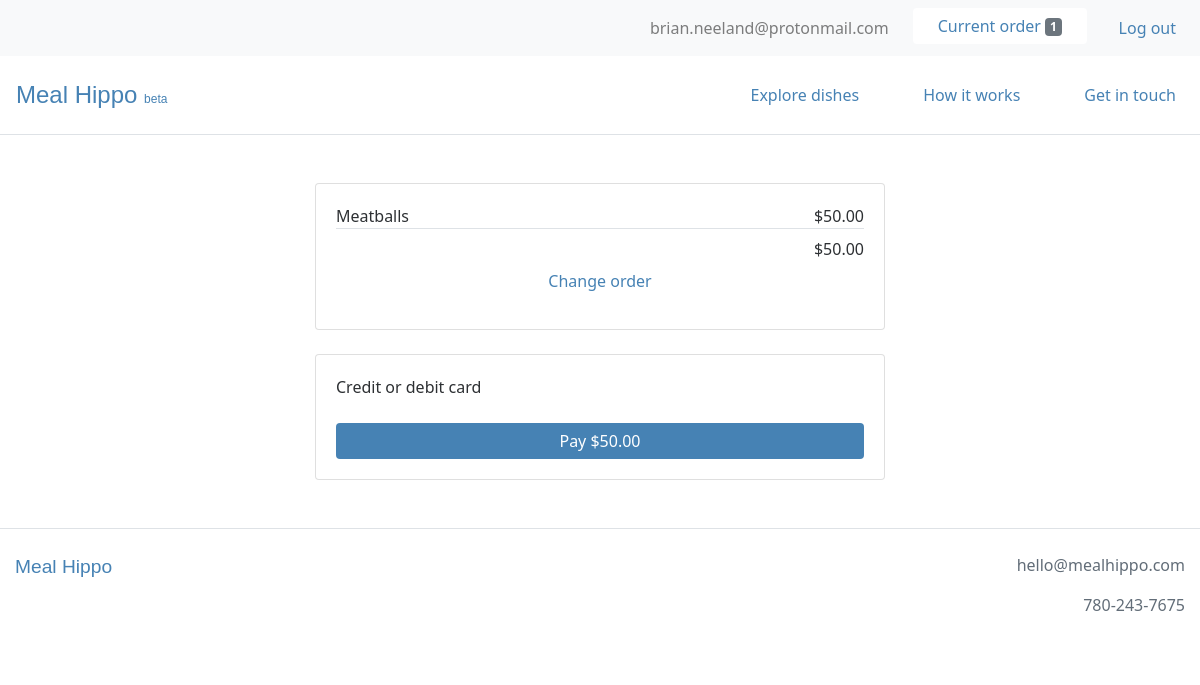
The app's page /order/payment (signed in) with its own data.
### users/models.py (models this page shows, shortened)
class CustomUser(AbstractBaseUser):
    email = models.EmailField(unique=True)
    is_active = models.BooleanField(default=True)
    is_admin = models.BooleanField(default=False)
    objects = CustomUserManager()
    USERNAME_FIELD = 'email'
    REQUIRED_FIELDS = []

### webplatform/models.py (models this page shows, shortened)
class Order(models.Model):
    user = models.ForeignKey(settings.AUTH_USER_MODEL, on_delete=models.CASCADE)
    items = models.ManyToManyField(OrderItem)
    delivery_date = models.DateField(null=True, default=timezone.now)
    delivery_time = models.TimeField(null=True, default=timezone.now)
    is_completed = models.BooleanField(default=False)
    payment = models.ForeignKey(Payment, on_delete=models.SET_NULL, blank=True, null=True)
    created_at = models.DateTimeField(auto_now_add=True)
    modified_at = models.DateTimeField(auto_now=True)
    def get_total_order_price(self):
        total_order_price = 0
        for item in self.items.all():
            total_order_price += item.get_total_item_price()
        return total_order_price

class OrderItem(models.Model):
    user = models.ForeignKey(settings.AUTH_USER_MODEL, on_delete=models.CASCADE)
    item = models.ForeignKey(Item, on_delete=models.CASCADE)
    quantity = models.IntegerField(default=1)
    is_completed = models.BooleanField(default=False)
    def get_total_item_price(self):
        return self.quantity * self.item.price

class Item(models.Model):
    supplier = models.ForeignKey(Supplier, on_delete=models.CASCADE)
    name = models.CharField(max_length=100)
    description = models.TextField()
    price = models.FloatField()
    is_active = models.BooleanField()
    created_at = models.DateTimeField(auto_now_add=True)
    modified_at = models.DateTimeField(auto_now=True)

### webplatform/views.py (the view, shortened to what this page needs)
# urls.py: path('order/payment', views.OrderPaymentView.as_view(), name='order_payment_view'),
class OrderPaymentView(LoginRequiredMixin, View):
    def get(self, *args, **kwargs):
        order = models.Order.objects.get(user=self.request.user, is_completed=False)
        order_items = order.items.all()
        context = {
            'order': order,
            'order_items': order_items,
        }
        return render(self.request, 'webplatform/order_payment_view.html', context)

### webplatform/templatetags/cart_templatetags.py (called while the page is built)
@register.filter
def cart_item_count(user):
    if user.is_authenticated:
        queryset = models.Order.objects.filter(user=user, is_completed=False)
        if queryset.exists():
            return queryset[0].items.count()
    return 0

### webplatform/templates/webplatform/order_payment_view.html (shortened to what this page needs)
{% extends 'base.html' %}
{% load static %}
{% load crispy_forms_tags %}
{% load humanize %}
{% block content %}
<div class="container-fluid my-5">
  <div class="row">
    <div class="col-lg-6 offset-lg-3 col-md-8 offset-md-2 col-12">
      <div class="card">
        <div class="card-body">
          <div class="container">
            {% for order_item in order_items %}
              <div class="row">
                <div class="col text-left px-0">
                  {{ order_item.item.name }}
                </div>
                <div class="col text-right px-0">
                  ${{ order_item.get_total_item_price|floatformat:2|intcomma }}
                </div>
              </div>
            {% endfor %}
          </div>
          <div class="container">
            <div class="row border-top py-2">
              <div class="col text-right px-0">
                ${{ order.get_total_order_price|floatformat:2|intcomma }}
              </div>
            </div>
          </div>
          <p class="text-center"><a href="{% url 'webplatform:order_items_view' %}">Change order</a></p>
        </div>
      </div>
      <div class="card mt-4">
        <div class="card-body">
          <form action="" method="post" id="payment-form">
            <div class="mb-3">
            	<label for="card-element">
            		Credit or debit card
            	</label>
            </div>
            <button class="btn btn-primary w-100">Pay ${{ order.get_total_order_price|floatformat:2|intcomma }}</button>
          </form>
        </div>
      </div>
    </div>
  </div>
</div>
{% endblock %}

### templates/base.html (shortened to what this page needs)
{% load static %}
{% load cart_templatetags %}
<!DOCTYPE html>
<html lang="en" dir="ltr">
  <head>
    <link rel="stylesheet" href="https://stackpath.bootstrapcdn.com/bootstrap/4.4.1/css/bootstrap.min.css">
    <link rel="stylesheet" type="text/css" href="{% static 'style.css' %}">
  </head>
  <body>
    {% if user.is_authenticated %}
      <nav class="navbar navbar-expand-md navbar-light bg-light">
          <ul class="navbar-nav ml-md-auto mx-md-0 mx-auto text-md-left text-center">
            <li class="nav-item ml-4">
              <span class="navbar-text">
                {{ request.user.email }}
              </span>
            </li>
            <li class="nav-item ml-4">
              <a href="{% url 'webplatform:order_items_view' %}">
                <button type="button" class="btn btn-light bg-white">
                  Current order <span class="badge badge-secondary">{{ request.user|cart_item_count }}</span>
                </button>
              </a>
            </li>
            <li class="nav-item ml-4">
              <a class="nav-link" href="{% url 'logout' %}">Log out</a>
            </li>
          </ul>
      </nav>
    {% endif %}
    <nav class="navbar navbar-expand-md navbar-light py-3 border-bottom">
      <a class="navbar-brand" href="{% url 'webplatform:home_view' %}">Meal&nbsp;Hippo <small style="font-size: 0.5em;">beta</small></a>
      <div class="collapse navbar-collapse" id="navbarText">
        <ul class="navbar-nav ml-auto">
          <li class="nav-item ml-5">
            <a class="nav-link" href="{% url 'webplatform:order_items_view' %}">Explore dishes</a>
          </li>
          <li class="nav-item ml-5">
            <a class="nav-link" href="{% url 'webplatform:support_view' %}">How it works</a>
          </li>
          <li class="nav-item ml-5">
            <a class="nav-link" href="{% url 'webplatform:contact_view' %}">Get in touch</a>
          </li>
        </ul>
      </div>
    </nav>
    {% block content %}
    {% endblock %}
    <footer>
      <div class="container-fluid text-center py-4 mb-5 border-top">
        <div class="row">
          <div class="col-sm text-sm-left mb-4">
            <span class="logo">
              <a href="{% url 'webplatform:home_view' %}">Meal&nbsp;Hippo</a>
            </span>
          </div>
          <div class="col-sm text-sm-right">
            <p>hello@mealhippo.com</p>
            <p>780-243-7675</p>
          </div>
        </div>
      </div>
    </footer>
  </body>
</html>

### static/style.css (style rules this page uses)
body { color: #2D3033; font-family: "Lucida Grande", "Lucida Sans Unicode", "Lucida Sans", "Segoe UI", Geneva, Frutiger, Verdana, "Helvetica Neue", Arial, sans-serif; font-size: 16px; }
p { color: #626d78; }
a, .btn-link { color: steelblue; }
.navbar-light .navbar-brand, .logo a { color: steelblue; font-size: 1.5em; font-family: "Arial Rounded MT Bold", "Helvetica Rounded", Arial, sans-serif; }
.logo a { font-size: 1.2em; }
.navbar-nav .nav-item a.nav-link { color: steelblue; }
.btn-primary { background: steelblue; border: none; padding-left: 25px; padding-right: 25px; }
.btn-light { color: steelblue; border: none; padding-left: 25px; padding-right: 25px; }

### records on screen
CustomUser: user.email "brian.neeland@protonmail.com", user|cart_item_count "1"
OrderItem: item.name "Meatballs", get_total_item_price "50.00"
Order: get_total_order_price "50.00"
